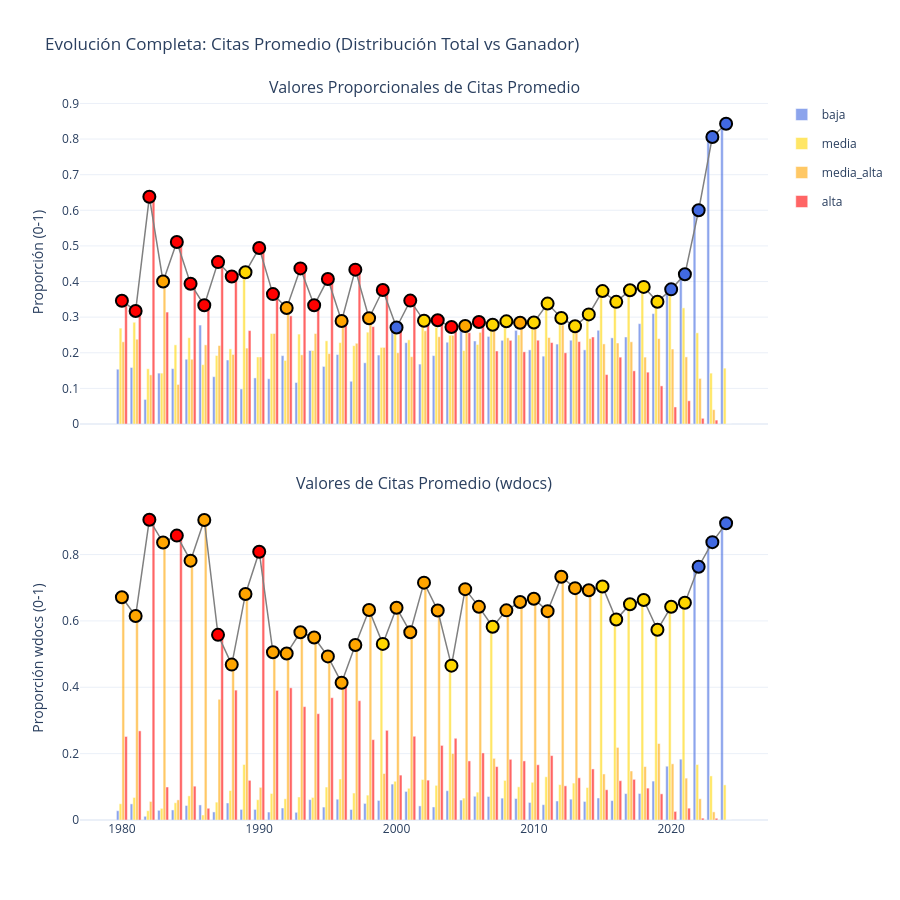

The code cell stored with this chart in its notebook:
### Code cell
# Carga los datos incluyendo las distribuciones completas
df_completo = cat_plots.cargar_datos_completos(cfg.LEVEL)

# Llama a la nueva gráfica integrada indicando la feature (e.g. "citas")
cat_plots.plot_evolucion_completa(df_completo, cfg.CATEGORICAL_FEATURES, seleccion="citas")
